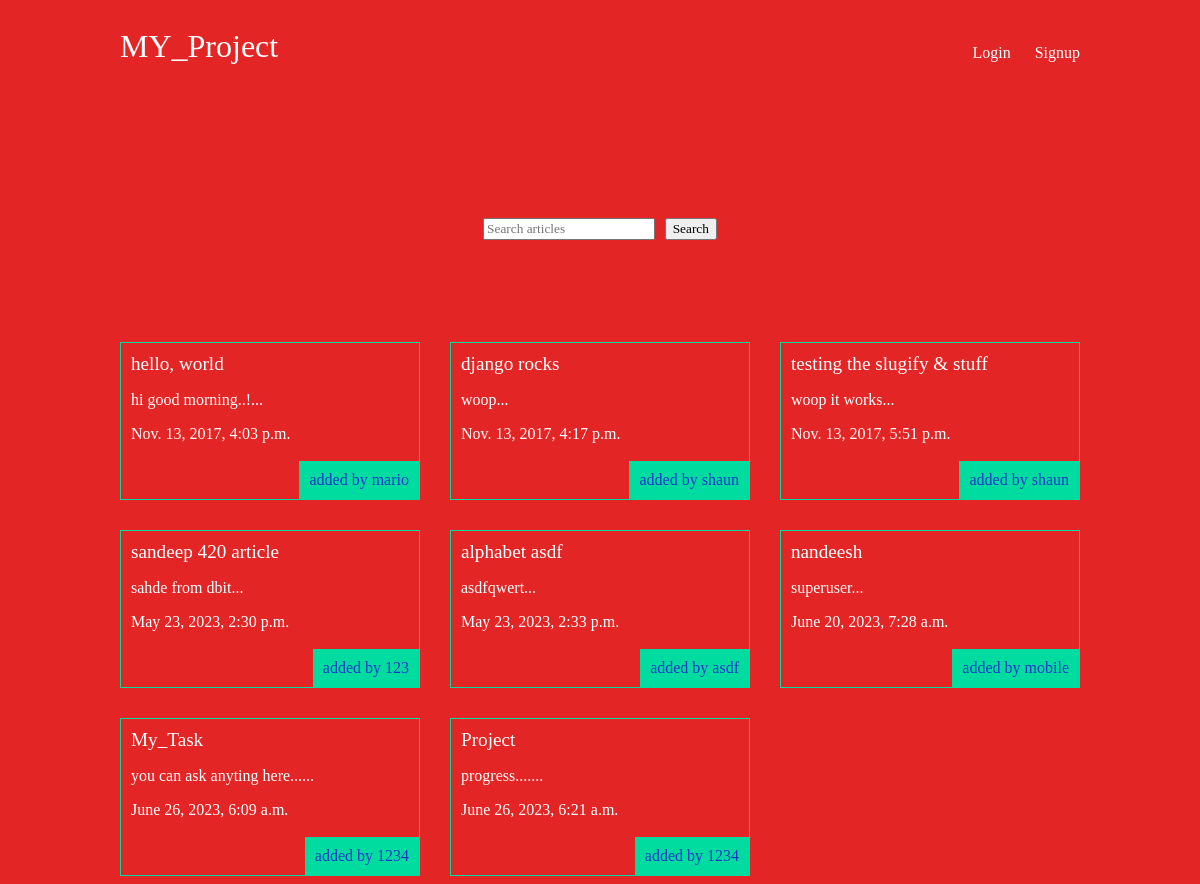
The app's page /articles/ with its own data.
### articles/models.py (models this page shows, shortened)
class Article(models.Model):
    title = models.CharField(max_length=100)
    slug = models.SlugField()
    body = models.TextField()
    date = models.DateTimeField(auto_now_add=True)
    thumb = models.ImageField(default='default.png', blank=True)
    author = models.ForeignKey(User, default=None,on_delete=models.CASCADE)
    def snippet(self):
        return self.body[:50] + '...'

### articles/views.py (the view)
# urls.py: path('', views.article_list, name="list"),
def article_list(request):
    articles = Article.objects.all().order_by('date');
    return render(request, 'articles/article_list.html', { 'articles': articles })

### articles/templates/articles/article_list.html
{% extends 'base_layout.html' %}
{% block content%}
    <h1><form method="GET" action="/search">
        <input type="text" name="query" placeholder="Search articles">
        <button type="submit">Search</button>
      </form></h1>
    <div class="articles">
    {% for article in articles %}
        <div class="article">
            <h2><a href="{% url 'articles:detail' slug=article.slug %}">{{ article.title }}</a></h2>
            <p>{{ article.snippet }}</p>
            <p>{{ article.date }}</p>
            <p class="author">added by {{ article.author.username }}</p>
        </div>
    {% endfor %}
    </div>
{% endblock %}

### templates/base_layout.html (shortened to what this page needs)
{% load static %}
<!DOCTYPE html>
<html>
    <head>
        <link rel="stylesheet" href="{% static 'styles.css' %}">
    </head>
    <body>
        <header class="wrapper">
            <h1><a href="{% url 'home' %}">MY_Project</a></h1>
            <nav>
                <ul>
                    {% if user.is_authenticated %}
                    <li>
                        <form class="logout-link" action="{% url 'accounts:logout' %}" method="post">
                            {% csrf_token %}
                            <button type="submit">Logout</button>
                        </form>
                    </li>
                    <li><a href="{% url 'articles:create' %}" class="highlight">New Article</a></li>
                    {% else %}
                    <li><a href="{% url 'accounts:login' %}">Login</a></li>
                    <li><a href="{% url 'accounts:signup' %}">Signup</a></li>
                    {% endif %}
                </ul>
            </nav>
        </header>
        <div class="wrapper">
            {% block content %}
            {% endblock %}
        </div>
    </body>
</html>

### assets/styles.css (style rules this page uses)
body { background:rgb(228, 37, 37); color: #fff; }
body * { font-family: Ubuntu; }
h1, h2, h3, h4, h5 { font-weight: normal; margin: 0; }
a, a:hover, a:visited { color: #fff; text-decoration: none; }
.wrapper { max-width: 960px; margin: 0 auto; }
div.wrapper > h1 { text-align: center; margin: 100px auto; font-size: 2.4em }
header { display: grid; grid-template-columns: 1fr 1fr; padding: 20px 0; }
nav { justify-self: end; }
nav li { display: inline-block; list-style-type: none; margin-left: 20px; }
.articles { display: grid; grid-template-columns: 1fr 1fr 1fr; grid-gap: 30px; }
.article { padding: 10px; border: 1px solid #00dba0; position: relative; padding-bottom: 40px; }
.article h2 { font-size: 1.2em; }
.article .author { padding: 10px; background: #00dba0; position: absolute; right: 0; bottom: 0; margin: 0; color: #1837c5; }

### records on screen
Article: title "hello, world", snippet "hi good morning..!...", date "Nov. 13, 2017, 4:03 p.m.", author.username "mario"
Article: title "django rocks", snippet "woop...", date "Nov. 13, 2017, 4:17 p.m.", author.username "shaun"
Article: title "testing the slugify & stuff", snippet "woop it works...", date "Nov. 13, 2017, 5:51 p.m.", author.username "shaun"
Article: title "sandeep 420 article", snippet "sahde from dbit...", date "May 23, 2023, 2:30 p.m.", author.username "123"
Article: title "alphabet asdf", snippet "asdfqwert...", date "May 23, 2023, 2:33 p.m.", author.username "asdf"
Article: title "nandeesh", snippet "superuser...", date "June 20, 2023, 7:28 a.m.", author.username "mobile"
Article: title "My_Task", snippet "you can ask anyting here......", date "June 26, 2023, 6:09 a.m.", author.username "1234"
Article: title "Project", snippet "progress.......", date "June 26, 2023, 6:21 a.m.", author.username "1234"
